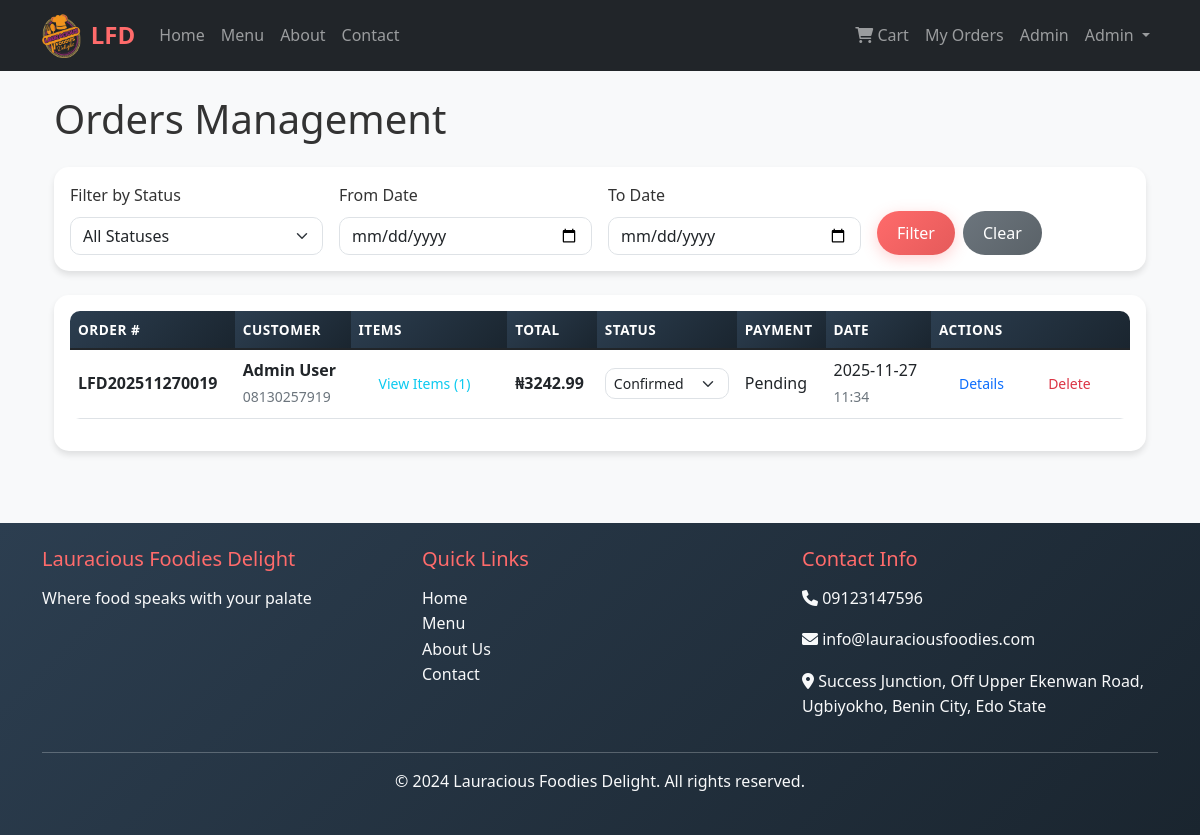
The page /admin/orders (signed in) on the database as committed earlier.
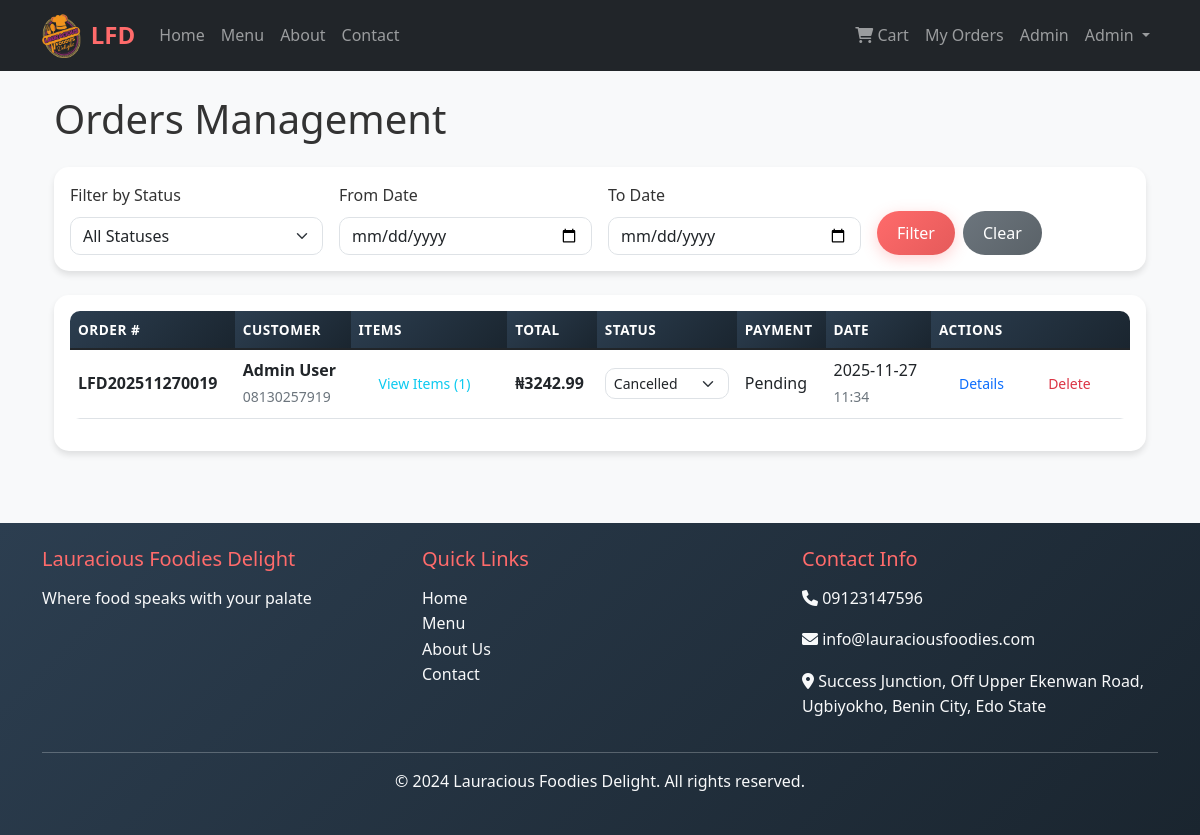
The same page on the database as committed later.
### app/models.py (models this page shows, shortened)
class Order(db.Model):
    id = db.Column(db.Integer, primary_key=True)
    order_number = db.Column(db.String(20), unique=True, nullable=False)
    customer_id = db.Column(db.Integer, db.ForeignKey('user.id'), nullable=False)
    total_amount = db.Column(db.Float, nullable=False, default=0.0)
    status = db.Column(db.String(20), default='pending')
    payment_method = db.Column(db.String(50))
    delivery_address = db.Column(db.Text)
    phone_number = db.Column(db.String(20))
    notes = db.Column(db.Text)
    created_at = db.Column(db.DateTime, default=datetime.utcnow)
    updated_at = db.Column(db.DateTime, default=datetime.utcnow, onupdate=datetime.utcnow)
    paystack_ref   = db.Column(db.String(40), unique=True, nullable=True)
    payment_status = db.Column(db.String(20), default='pending')
    order_items = db.relationship('OrderItem', backref='order', lazy='dynamic', cascade='all, delete-orphan')

class User(UserMixin, db.Model):
    id = db.Column(db.Integer, primary_key=True)
    username = db.Column(db.String(80), unique=True, nullable=False)
    email = db.Column(db.String(120), unique=True, nullable=False)
    password_hash = db.Column(db.String(128))
    first_name = db.Column(db.String(50), nullable=False)
    last_name = db.Column(db.String(50), nullable=False)
    phone = db.Column(db.String(20))
    address = db.Column(db.Text)
    is_admin = db.Column(db.Boolean, default=False)
    created_at = db.Column(db.DateTime, default=datetime.utcnow)
    orders = db.relationship('Order', backref='customer', lazy='dynamic')

### app/routes/admin.py (the view)
@bp.route('/orders')
def orders():
    status = request.args.get('status')
    date_from = request.args.get('date_from')
    date_to = request.args.get('date_to')
    query = Order.query
    if status:
        query = query.filter_by(status=status)
    if date_from:
        query = query.filter(Order.created_at >= date_from)
    if date_to:
        query = query.filter(Order.created_at <= date_to)
    orders = query.order_by(Order.created_at.desc()).all()
    return render_template('admin/orders.html', orders=orders)

### app/routes/admin.py (called while the page is built)
@bp.before_request
@login_required
def require_admin():
    if not current_user.is_admin:
        flash('Access denied. Admin privileges required.', 'danger')
        return redirect(url_for('main.index'))

### app/templates/admin/orders.html (shortened to what the changed rows need)
{% extends "base.html" %}
{% block content %}
<div class="container-fluid">
    <h1 class="mb-4">Orders Management</h1>
    <div class="card">
        <div class="card-body">
            <div class="table-responsive">
                <table class="table table-hover align-middle">
                    <thead>
                        <tr>
                            <th>Order #</th>
                            <th>Customer</th>
                            <th>Items</th>
                            <th>Total</th>
                            <th>Status</th>
                            <th>Payment</th>
                            <th>Date</th>
                            <th>Actions</th>
                        </tr>
                    </thead>
                    <tbody>
                        {% for order in orders %}
                        <tr>
                            <td><strong>{{ order.order_number }}</strong></td>
                            <td>
                                <strong>{{ order.customer.first_name }} {{ order.customer.last_name }}</strong><br>
                                <small class="text-muted">{{ order.phone_number }}</small>
                            </td>
                            <td>
                                <button
                                    class="btn btn-sm btn-outline-info load-modal"
                                    data-id="{{ order.id }}"
                                    data-type="items">
                                    View Items ({{ order.order_items.count() }})
                                </button>
                            </td>
                            <td><strong>₦{{ "%.2f"|format(order.total_amount) }}</strong></td>
                            <td>
                                <form method="POST" action="{{ url_for('admin.update_order_status', order_id=order.id) }}">
                                    <select name="status" class="form-select form-select-sm" onchange="this.form.submit()">
                                        {% for s in ['pending','confirmed','preparing','delivered','cancelled'] %}
                                            <option value="{{ s }}" {% if order.status == s %}selected{% endif %}>{{ s.title() }}</option>
                                        {% endfor %}
                                    </select>
                                </form>
                            </td>
                            <td>{{ order.payment_method.title() }}</td>
                            <td>
                                {{ order.created_at.strftime('%Y-%m-%d') }}<br>
                                <small class="text-muted">{{ order.created_at.strftime('%H:%M') }}</small>
                            </td>
                            <td>
                                <button
                                    class="btn btn-sm btn-outline-primary load-modal"
                                    data-id="{{ order.id }}"
                                    data-type="details">
                                    Details
                                </button>
                                <button class="btn btn-sm btn-outline-danger" onclick="confirmDelete('{{ order.id }}')">
                                    Delete
                                </button>
                            </td>
                        </tr>
                        {% endfor %}
                    </tbody>
                </table>
            </div>
        </div>
    </div>
</div>
{% endblock %}

Rows that differ between the two databases and show on the page:
changed Order "LFD202511270019": status "Confirmed" → "Cancelled"
